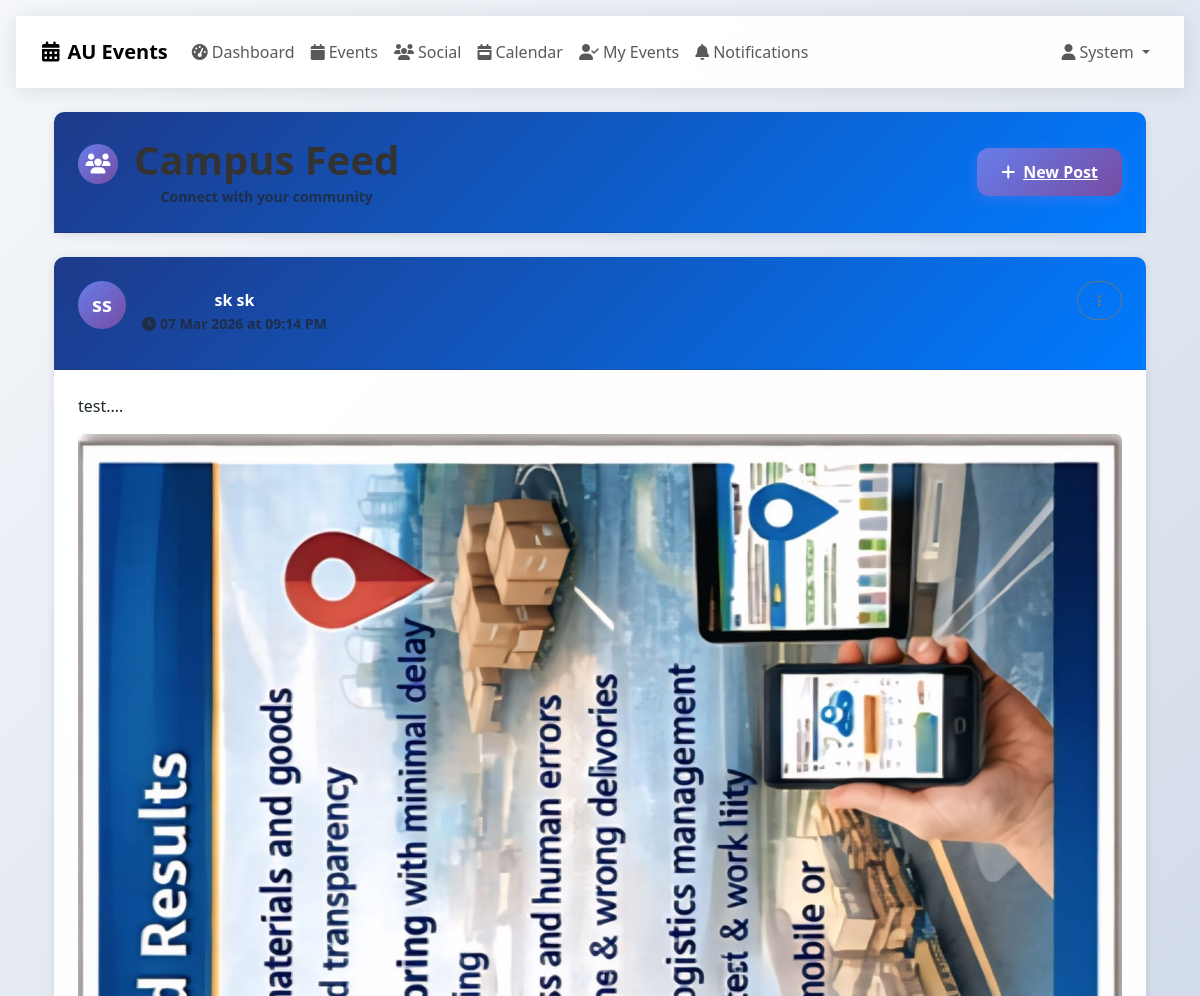
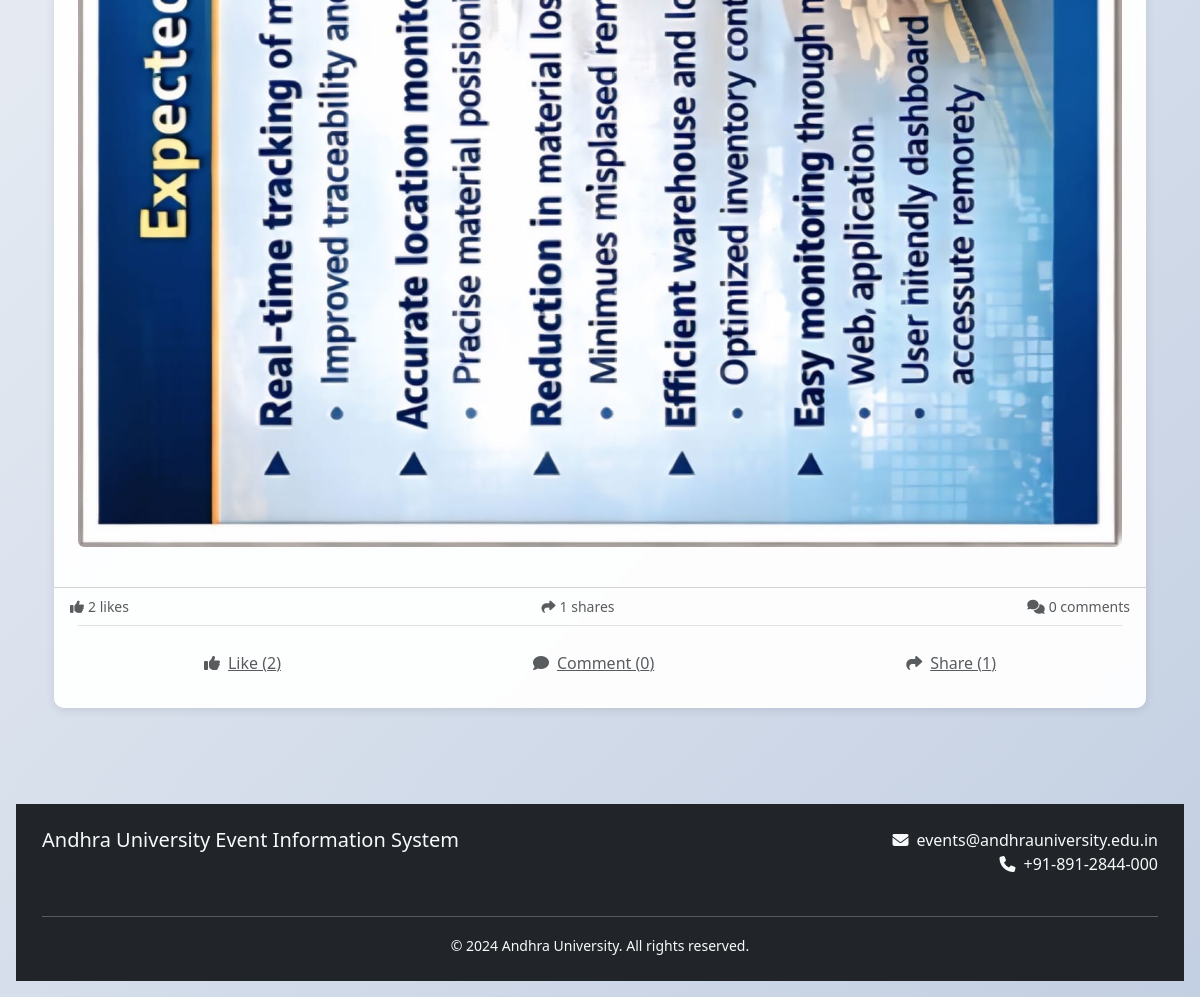
Before: /social/feed (signed in) with the older database file (2 pictures, top to bottom).
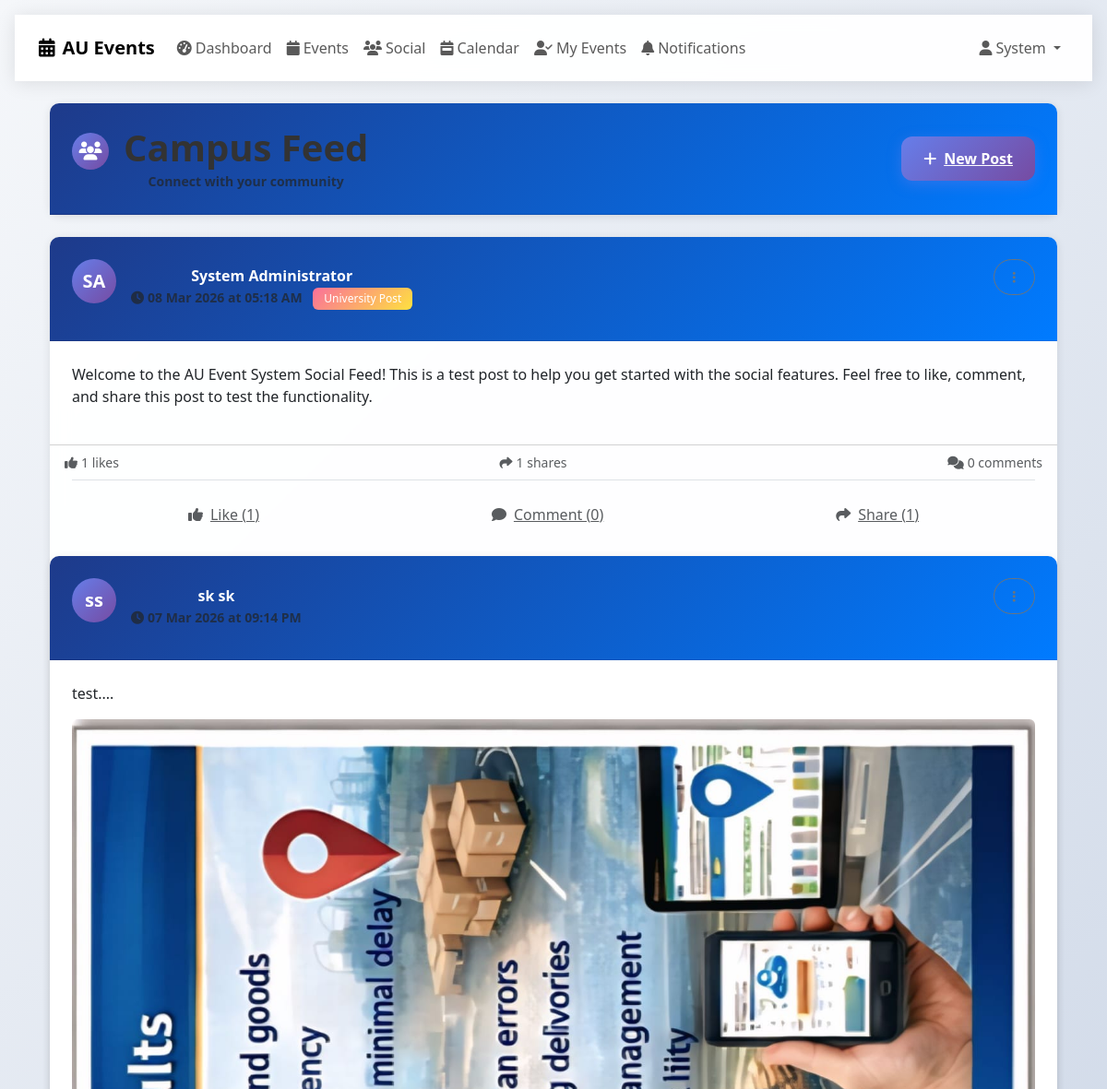
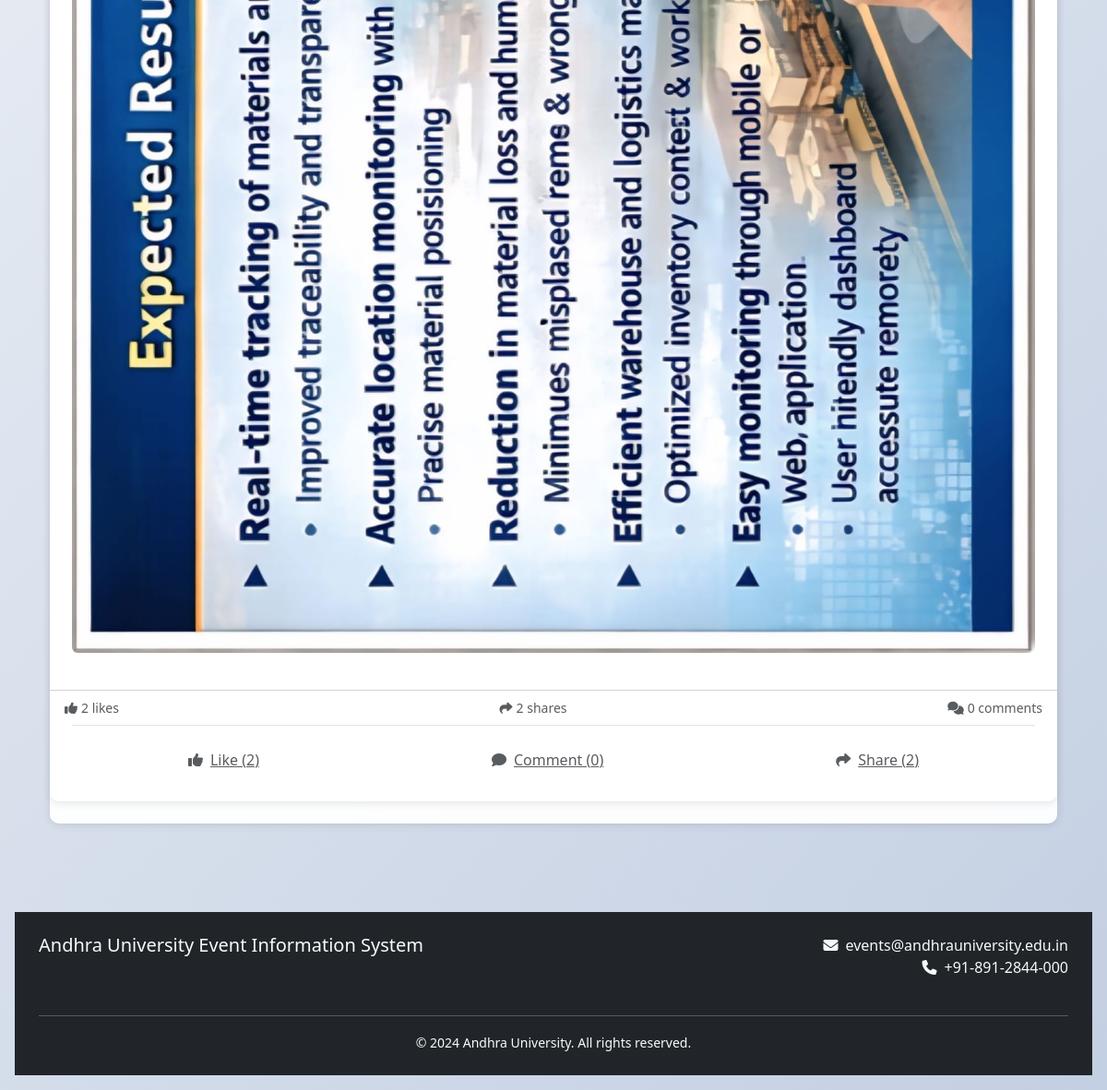
After: the same page with the newer database file (2 pictures, top to bottom).
### models/social.py (models this page shows, shortened)
class Post(db.Model):
    __tablename__ = 'posts'
    id = db.Column(db.Integer, primary_key=True)
    content = db.Column(db.Text, nullable=False)
    media_type = db.Column(db.String(20), nullable=True)  # image, video, document
    media_url = db.Column(db.String(255), nullable=True)
    media_thumbnail = db.Column(db.String(255), nullable=True)
    author_id = db.Column(db.Integer, nullable=False)
    author_type = db.Column(db.String(20), nullable=False)  # student, admin
    event_id = db.Column(db.Integer, db.ForeignKey('events.id'), nullable=True)
    created_at = db.Column(db.DateTime, default=datetime.utcnow, nullable=False)
    updated_at = db.Column(db.DateTime, default=datetime.utcnow, onupdate=datetime.utcnow)
    is_active = db.Column(db.Boolean, default=True)
    is_pinned = db.Column(db.Boolean, default=False)
    is_university_post = db.Column(db.Boolean, default=False)  # Admin-only university posts
    is_announcement = db.Column(db.Boolean, default=False)     # Official announcements
    visibility = db.Column(db.String(20), default='public')  # public, department, private
    likes_count = db.Column(db.Integer, default=0)
    comments_count = db.Column(db.Integer, default=0)
    shares_count = db.Column(db.Integer, default=0)
    views_count = db.Column(db.Integer, default=0)
    likes = db.relationship('PostLike', backref='post', lazy='dynamic', cascade='all, delete-orphan')
    comments = db.relationship('PostComment', backref='post', lazy='dynamic', cascade='all, delete-orphan')
    shares = db.relationship('PostShare', backref='post', lazy='dynamic', cascade='all, delete-orphan')
    @property
    def author(self):
        if self.author_type == 'student':
            from models.user import Student
            return Student.query.get(self.author_id)
        elif self.author_type == 'admin':
            from models.user import Admin
            return Admin.query.get(self.author_id)
        return None
    def can_edit(self, user):
        if not user or not user.is_authenticated:
            return False
        if (user.id == self.author_id and
            user.__class__.__name__.lower() == self.author_type):
            return True
        return user.__class__.__name__.lower() == 'admin'
    def can_delete(self, user):
        if not user or not user.is_authenticated:
            return False
        if (user.id == self.author_id and
            user.__class__.__name__.lower() == self.author_type):
            return True
        return user.__class__.__name__.lower() == 'admin'

### models/user.py (models this page shows, shortened)
class User(UserMixin, db.Model):
    __abstract__ = True
    id = db.Column(db.Integer, primary_key=True)
    email = db.Column(db.String(120), unique=True, nullable=False, index=True)
    password_hash = db.Column(db.String(255), nullable=False)
    created_at = db.Column(db.DateTime, default=datetime.utcnow)
    is_active = db.Column(db.Boolean, default=True)

class Student(User):
    __tablename__ = 'students'
    student_id = db.Column(db.String(20), unique=True, nullable=False, index=True)
    first_name = db.Column(db.String(50), nullable=False)
    last_name = db.Column(db.String(50), nullable=False)
    department = db.Column(db.String(100), nullable=False, index=True)
    year = db.Column(db.Integer, nullable=False)
    phone_number = db.Column(db.String(15))
    event_registrations = db.relationship('EventRegistration', backref='student', lazy='dynamic', cascade='all, delete-orphan')
    feedbacks = db.relationship('EventFeedback', backref='student', lazy='dynamic', cascade='all, delete-orphan')
    notifications = db.relationship('Notification', backref='student', lazy='dynamic', cascade='all, delete-orphan')

class Admin(User):
    __tablename__ = 'admins'
    username = db.Column(db.String(50), unique=True, nullable=False)
    first_name = db.Column(db.String(50), nullable=False)
    last_name = db.Column(db.String(50), nullable=False)
    role = db.Column(db.String(20), default='admin')  # admin, super_admin
    department = db.Column(db.String(100))
    created_events = db.relationship('Event', backref='creator', lazy='dynamic')
    @property
    def unread_notifications_count(self):
        return 0

### routes/social.py (the view, shortened to what this page needs)
@social_bp.route('/feed')
@login_required
def social_feed():
    page = request.args.get('page', 1, type=int)
    filter_type = request.args.get('filter', 'all')  # all, department, following
    query = Post.query.filter_by(is_active=True)
    posts = query.order_by(Post.is_pinned.desc(), Post.created_at.desc()).paginate(
        page=page, per_page=10, error_out=False
    )
    return render_template(mobile_template('social/feed.html'),
                         posts=posts,
                         filter_type=filter_type)

### utils/mobile_detector.py (called while the page is built, shortened)
def mobile_template(template_name, mobile_template=None):
    return MobileDetector.get_template_name(template_name, mobile_template)

def mobile_context_processor():
    return {
        'is_mobile_device': MobileDetector.is_mobile(),
        'device_type': MobileDetector.get_device_type(),
        'mobile_css_classes': MobileDetector.get_css_classes(),
        'viewport_meta': MobileDetector.get_viewport_meta()
    }

    @classmethod
    def is_mobile(cls):
        user_agent = request.headers.get('User-Agent', '')
        if cls.MOBILE_AGENTS.search(user_agent):
            return True
        if cls.TABLET_AGENTS.search(user_agent):
            return True
        if 'Mobile' in request.headers.get('User-Agent', ''):
            return True
        if request.args.get('mobile', '').lower() == 'true':
            return True
        screen_width = request.args.get('width', type=int)
        if screen_width and screen_width <= 768:
            return True
        return False

    @classmethod
    def get_template_name(cls, base_template, mobile_template=None):
        if not cls.is_mobile():
            return base_template

### templates/social/feed.html (shortened to what the changed rows need)
{% extends "base.html" %}
{% block content %}
<div class="card slide-up">
    <div class="card-header">
        <div class="d-flex justify-content-between align-items-center">
            <div class="d-flex align-items-center">
                <div>
                    <h1 class="display-title mb-0">Campus Feed</h1>
                </div>
            </div>
        </div>
    </div>
</div>
{% for post in posts %}
    <div class="card fade-in">
        <div class="card-header">
            <div class="d-flex justify-content-between align-items-start">
                <div class="d-flex align-items-center">
                    <div class="icon-circle me-3" style="background: var(--primary-gradient); width: 48px; height: 48px;">
                        {{ post.author.first_name[0] }}{{ post.author.last_name[0] }}
                    </div>
                    <div>
                        <h6 class="mb-0 fw-bold">{{ post.author.first_name }} {{ post.author.last_name }}</h6>
                        <small class="text-muted">
                            <i class="fas fa-clock me-1"></i>{{ post.created_at.strftime('%d %b %Y at %I:%M %p') }}
                        </small>
                        {% if post.is_university_post %}
                            <span class="badge ms-2" style="background: var(--warning-gradient); color: white;">University Post</span>
                        {% endif %}
                    </div>
                </div>
                {% if current_user.is_authenticated and (post.can_delete(current_user) or post.can_edit(current_user) or current_user.__class__.__name__.lower() == 'admin') %}
                <div class="dropdown">
                    <button class="btn btn-sm btn-outline-secondary" data-bs-toggle="dropdown">
                        <i class="fas fa-ellipsis-v"></i>
                    </button>
                </div>
                {% endif %}
            </div>
        </div>
        <div class="card-body">
            <p class="mb-3">{{ post.content }}</p>
            {% if post.media_url %}
                <div class="post-media mb-3">
                    {% if post.media_type == 'image' %}
                        <img src="{{ post.media_url }}" class="img-fluid rounded cursor-pointer" onclick="openImageModal('{{ post.media_url }}')" alt="Post image">
                    {% elif post.media_type == 'video' %}
                        <video controls class="w-100 rounded">
                            <source src="{{ post.media_url }}" type="video/mp4">
                            Your browser does not support the video tag.
                        </video>
                    {% endif %}
                </div>
            {% endif %}
        </div>
        <div class="card-footer bg-transparent">
            <div class="d-flex justify-content-between text-muted small">
                <span><i class="fas fa-thumbs-up me-1"></i>{{ post.likes_count }} likes</span>
                <span><i class="fas fa-share me-1"></i>{{ post.shares_count }} shares</span>
                <span><i class="fas fa-comments me-1"></i>{{ post.comments_count }} comments</span>
            </div>
        </div>
        <div class="card-body pt-0">
            <div class="d-flex justify-content-around border-top pt-3">
                <button class="btn btn-link text-muted flex-fill" onclick="toggleLike({{ post.id }})">
                    <i class="fas fa-thumbs-up me-2"></i>Like ({{ post.likes_count }})
                </button>
                <button class="btn btn-link text-muted flex-fill" onclick="toggleComments({{ post.id }})">
                    <i class="fas fa-comment me-2"></i>Comment ({{ post.comments_count }})
                </button>
                <button class="btn btn-link text-muted flex-fill" onclick="sharePost({{ post.id }})">
                    <i class="fas fa-share me-2"></i>Share ({{ post.shares_count }})
                </button>
            </div>
        </div>
{% endfor %}
{% endblock %}

Changed rows visible on the page:
added Post: author "S", author "A", author.first_name "System", author.last_name "Administrator", created_at "08 Mar 2026 at 05:18 AM", is_university_post "University Post", content "Welcome to the AU Event System Social Feed! This is a test post to help you get started with the social features. Feel free to like, comment, and share this post to test the functionality.", likes_count "1", shares_count "1", comments_count "0"
changed Post "07 Mar 2026 at 09:14 PM": shares_count "1" → "2"
